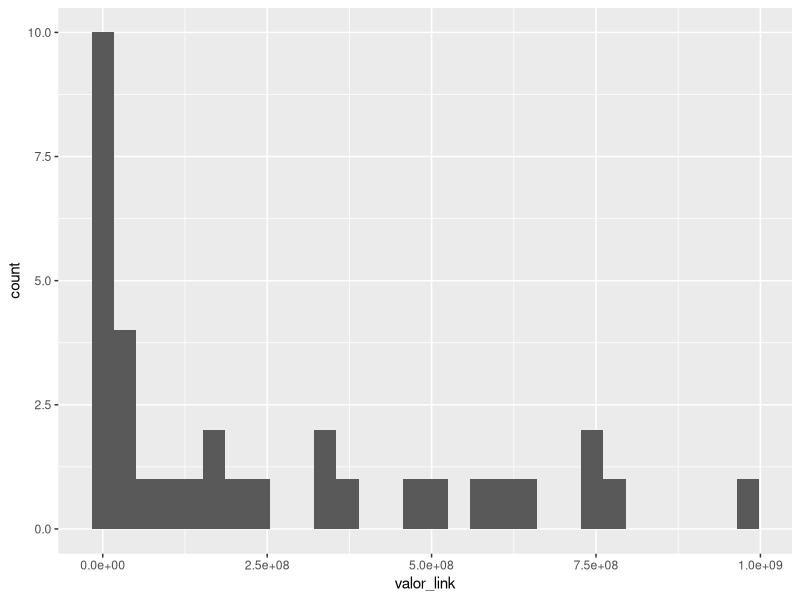

This chart was generated by the following R code: (Note: this script raises an error after producing the figure.)
library(readxl)
library(tidyverse)


# 01a Importa Receitas do RGPS --------------------------------------------

rec_rgps_raw <- read_excel("v2020/dados/rec_rgps.xlsx", skip = 10)

colnames(rec_rgps_raw) <- c(
  "especie_cod", "especie",
  "desdobramento_cod", "desdobramento",
  "natureza_cod", "natureza",
  "fte_cod", "fte",
  "valor_rec"
)

rec_rgps <- rec_rgps_raw %>%
  mutate(receita = "RGPS")


# 01b Importa Demais Receitas ---------------------------------------------

rec_raw <- read_excel("v2020/dados/rec.xlsx", skip = 10)

colnames(rec_raw) <- c(
  "especie_cod", "especie",
  "desdobramento_cod", "desdobramento",
  "natureza_cod", "natureza",
  "fte_cod", "fte",
  "valor_rec"
)

# tab_rec <- rec_raw %>%
#   mutate(cod_esp = str_sub(natureza_cod, 1, 3),
#          nom_esp = especie) %>%
#   select(cod_esp, nom_esp) %>%
#   filter(str_sub(cod_esp, 1, 1) %in% c("1", "2")) %>%
#   distinct()


rec <- rec_raw %>%
  bind_rows(rec_rgps) %>%
  mutate(
    cod_esp  = str_sub(natureza_cod, 1, 3),
    cat      = str_sub(natureza_cod, 1, 1) %>% as.numeric(),
    comp_esp = str_sub(natureza_cod, 2, 3),
    
    cod_esp = ifelse(
      cat >= 7, 
      paste0(cat-6, comp_esp),
      cod_esp),
    
    receita = case_when(
      receita == "RGPS"                   ~ "Receitas do RGPS",
      cod_esp %in% c("211", "212")        ~ "Emissões de Dívida",
      cod_esp %in% c("132", "164", "230") ~ "Juros e remunerações recebidas",
      cod_esp == "111"                    ~ "Impostos",
      cod_esp %in% c("121", "122")        ~ "Contribuições sociais (exceto RGPS) e econômicas",
      cod_esp == "134"                    ~ "Exploração de Petróleo e outros recursos naturais",
      cod_esp %in% c("292", "293")        ~ "Outras receitas financeiras",
      TRUE                                ~ "Demais receitas"
    )
  )
  
rec %>% group_by(receita) %>% summarise(sum(valor_rec))

# 01c Importa Despesas ----------------------------------------------------

desp <- read_excel("v2020/dados/desp.xlsx", skip = 10)

colnames(desp) <- c(
  "fte_cod", "fte",
  "despesa",
  "valor_desp"
)

desp %>% group_by(despesa) %>% summarise(sum(valor_desp))

sum(rec$valor_rec) - sum(desp$valor_desp) # tem que dar zero, ou próximo

# 02 Preparação Matriz --------------------------------------------------

rec_dist <- rec %>%
  group_by(receita) %>%
  mutate(subtot_rec = sum(valor_rec),
         pct_rec_fte = valor_rec/sum(valor_rec)) %>%
  select(receita, fte, subtot_rec, pct_rec_fte)

desp_dist <- desp %>%
  group_by(fte) %>%
  mutate(pct_fte_des = valor_desp/sum(valor_desp)) %>%
  select(despesa, fte, pct_fte_des)

matriz_raw <- rec_dist %>%
  full_join(desp_dist, by = "fte")

matriz <- matriz_raw %>%
  mutate(pct_rec_desp = pct_rec_fte * pct_fte_des,
         valor_link   = subtot_rec * pct_rec_desp) %>%
  filter(!is.na(receita)) %>%
  group_by(receita, despesa) %>%
  summarise(pct_rec_desp = sum(pct_rec_desp),
            valor_link   = sum(valor_link))

# verifica
sum(matriz$valor_link, na.rm = T) - sum(rec$valor_rec) # tem que dar zero

# testes
matriz %>% filter(valor_link  >= 2.5e8) %>% nrow()
ggplot(matriz %>% filter(valor_link  <= 1e9)) + geom_histogram(aes(valor_link))

# filtra
matriz_reduz <- matriz %>% filter(
  valor_link >= 2.5e8
)

sum(matriz_reduz$valor_link, na.rm = T)- sum(rec$valor_rec)


# 03 Numeração dos nós ----------------------------------------------------

# relacao unica dos rotulos de receita e despesa:
rotulos <- c(unique(matriz_reduz$receita),unique(matriz_reduz$despesa))

# conta os nós e gera sequencia numerica a partir de zero
num_nodes <- length(rotulos)
nodes_vetor <- 0:(num_nodes - 1)

# cria tabelinha para numerar os nos
tab_nodes <- data.frame(nodes_vetor, 
                        rotulos)

# incorpora os números dos nodes na matriz, para a receita... e para a despesa.
matriz_nodes <- matriz_reduz %>%
  left_join(tab_nodes, by = c("receita" = "rotulos")) %>%   
  left_join(tab_nodes, by = c("despesa" = "rotulos"), suffix = c("_rec","_desp"))



# 04 Prepara dados para D3 ------------------------------------------------

links <- matriz_nodes %>%
  select(source = receita,
         target = despesa,
         value  = valor_link)

nodes <- tab_nodes
nodes$tipo <- c(
  rep("receita", length(unique(matriz_reduz$receita))),
  rep("despesa", length(unique(matriz_reduz$despesa)))
)

write.csv(links, "./v2020/vis/links.csv", fileEncoding = "utf8")
write.csv(nodes, "./v2020/vis/nodes.csv", fileEncoding = "utf8")

